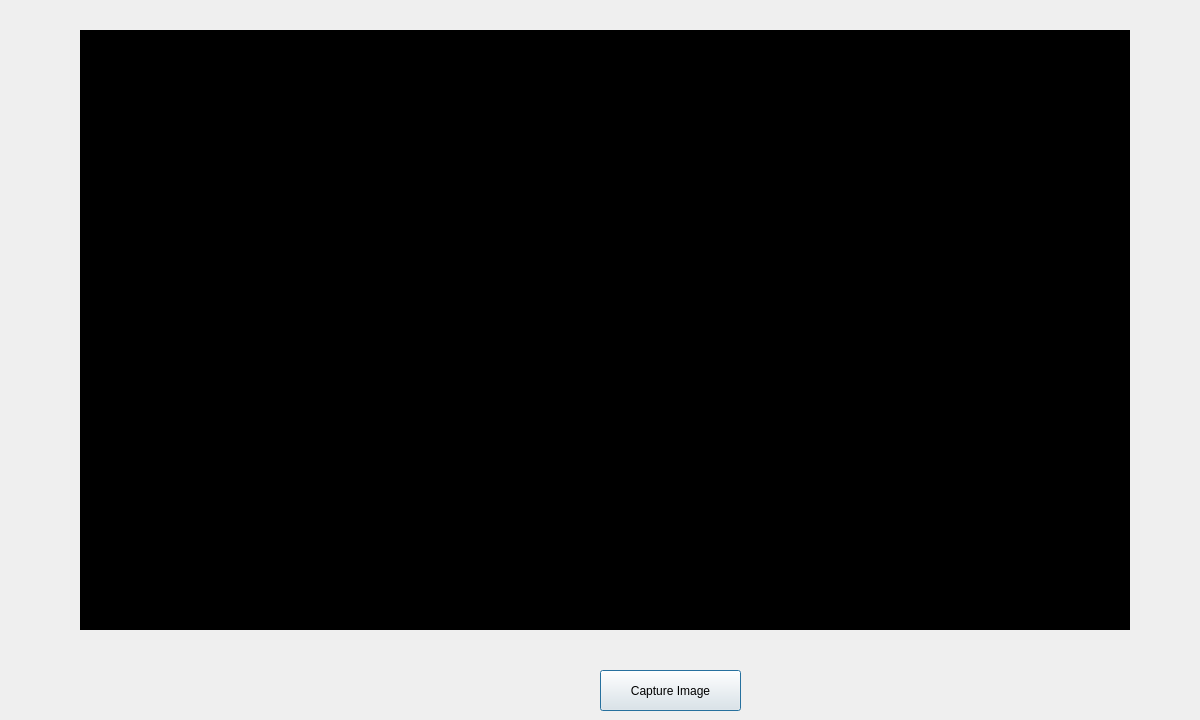
<?xml version="1.0" encoding="UTF-8"?>
<ui version="4.0">
 <class>CameraDisplayDialog</class>
 <widget class="QDialog" name="CameraDisplayDialog">
  <property name="geometry">
   <rect>
    <x>0</x>
    <y>0</y>
    <width>1200</width>
    <height>720</height>
   </rect>
  </property>
  <property name="windowTitle">
   <string>Dialog</string>
  </property>
  <widget class="QPushButton" name="capture_img_btn">
   <property name="geometry">
    <rect>
     <x>600</x>
     <y>670</y>
     <width>141</width>
     <height>41</height>
    </rect>
   </property>
   <property name="text">
    <string>Capture Image</string>
   </property>
  </widget>
  <widget class="QLabel" name="live_video_display_label">
   <property name="geometry">
    <rect>
     <x>80</x>
     <y>30</y>
     <width>1050</width>
     <height>600</height>
    </rect>
   </property>
   <property name="styleSheet">
    <string notr="true">background: black;</string>
   </property>
   <property name="text">
    <string>TextLabel</string>
   </property>
  </widget>
 </widget>
 <resources/>
 <connections/>
</ui>
